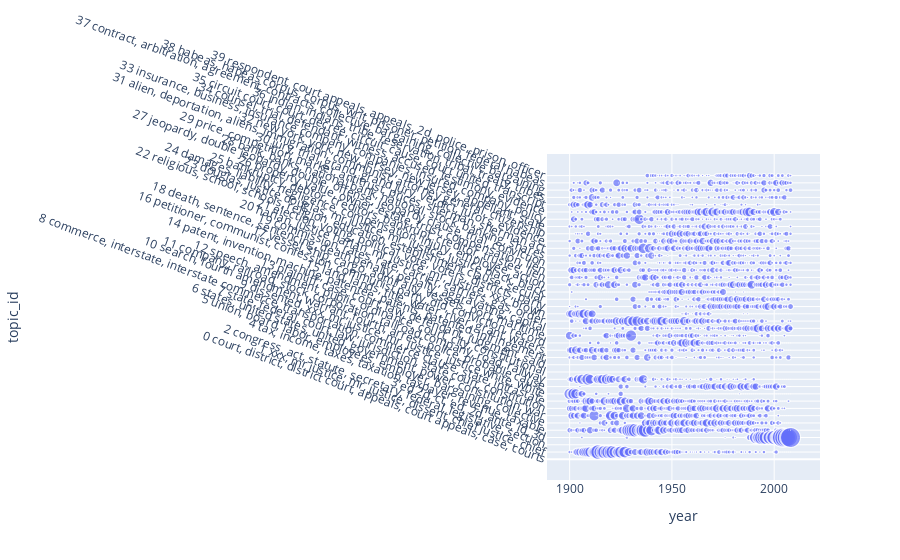

Here is the notebook cell this chart was saved with:
### Markdown cell above
## Dispersion Plots

### Code cell
fig = px.scatter(X10[X10.year >= 1900], 'year', 'topic_id', size='p', height=1500)
fig.update_yaxes(tickmode='array', tickvals=TOPICS.index, ticktext = TOPICS.topwords.to_list(), tickangle=20)
fig.show()

### Figure 1 — Plotly figure (JSON) as saved in the notebook; plotly's stock layout.template omitted (floating-point values rounded to 4 significant figures; data arrays with more than 128 entries replaced by an {"elided": "..."} marker saying what was removed)
{"data": [{"hovertemplate": "year=%{x}<br>topic_id=%{y}<br>p=%{marker.size}<extra></extra>", "legendgroup": "", "marker": {"color": "#636efa", "size": {"elided": "3924 float values"}, "sizemode": "area", "sizeref": 0.001726, "symbol": "circle"}, "mode": "markers", "name": "", "showlegend": false, "type": "scattergl", "x": {"elided": "3924 int values"}, "xaxis": "x", "y": {"elided": "3924 int values"}, "yaxis": "y"}], "layout": {"autosize": true, "legend": {"itemsizing": "constant", "tracegroupgap": 0}, "margin": {"t": 60}, "xaxis": {"anchor": "y", "autorange": true, "domain": [0, 1], "range": [1891.0, 2019.0], "title": {"text": "year"}, "type": "linear"}, "yaxis": {"anchor": "x", "autorange": true, "domain": [0, 1], "range": [-1.514, 41.31], "tickangle": 20, "tickmode": "array", "ticktext": ["0 court, district, district court, appeals, court appeals, case, courts", "1 xxx, mr justice, mr, justice, dissent, chief justice, chief", "2 congress, act, statute, secretary, federal, legislative, section", "3 ed 2d, ct, ed, 2d, ante, id, 3d", "4 tax, income, taxes, taxation, taxpayer, revenue, taxable", "5 union, board, labor, employees, employer, bargaining, collective", "6 states, united states, united, government, power, constitution, war", "7 state, federal, court, law, jurisdiction, state court, constitution", "8 commerce, interstate, interstate commerce, transportation, commerce clause, state, intrastate", "9 dissented, xxx, mr justice, mr, justice, justice white, white", "10 search, fourth amendment, warrant, fourth, arrest, police, probable cause", "11 company, railroad, stock, corporation, railroad company, road, railway", "12 speech, amendment, public, ordinance, court, city, constitutional", "13 plaintiff, case, court, law, defendant, judgment, said", "14 patent, invention, machine, patentee, patents, patented, infringement", "15 land, lands, title, water, river, grant, waters", "16 petitioner, communist, confession, communist party, did, conviction, record", "17 vessel, ship, cargo, admiralty, vessels, port, maritime", "18 death, sentence, sentencing, death penalty, penalty, aggravating, capital", "19 commission, rates, rate, carrier, carriers, gas, order", "20 harlan, justice harlan, mr justice, mr, justice, xxx, brown", "21 election, voting, political, vote, voters, districts, party", "22 religious, school, schools, religion, education, establishment clause, secular", "23 douglas, justice douglas, mr justice, mr, justice, justice black, black", "24 damages, liability, negligence, compensation, injury, employee, action", "25 bankruptcy, debtor, creditors, bankrupt, creditor, trustee, lien", "26 property, value, owner, estate, trust, compensation, lien", "27 jeopardy, double jeopardy, double, offense, jeopardy clause, trial, conviction", "28 bank, banks, national bank, national, stock, banking, shares", "29 price, competition, market, antitrust, prices, sherman, sherman act", "30 jury, trial, grand, grand jury, verdict, jurors, evidence", "31 alien, deportation, aliens, immigration, communist, attorney general, citizenship", "32 new york, york, new, jersey, new jersey, appellant, state", "33 insurance, business, insurance company, companies, insured, company, policy", "34 counsel, trial, defendant, witness, accused, testimony, evidence", "35 circuit court, court, decree, circuit, cause, court united, transcript", "36 indian, indians, tribe, reservation, tribal, treaty, tribes", "37 contract, arbitration, agreement, contracts, collective, bargaining, collective bargaining", "38 habeas, habeas corpus, corpus, writ, prisoner, petition, federal habeas", "39 respondent, court appeals, appeals, 2d, police, prison, officer"], "tickvals": [0, 1, 2, 3, 4, 5, 6, 7, 8, 9, 10, 11, 12, 13, 14, 15, 16, 17, 18, 19, 20, 21, 22, 23, 24, 25, 26, 27, 28, 29, 30, 31, 32, 33, 34, 35, 36, 37, 38, 39], "title": {"text": "topic_id"}, "type": "linear"}}}
